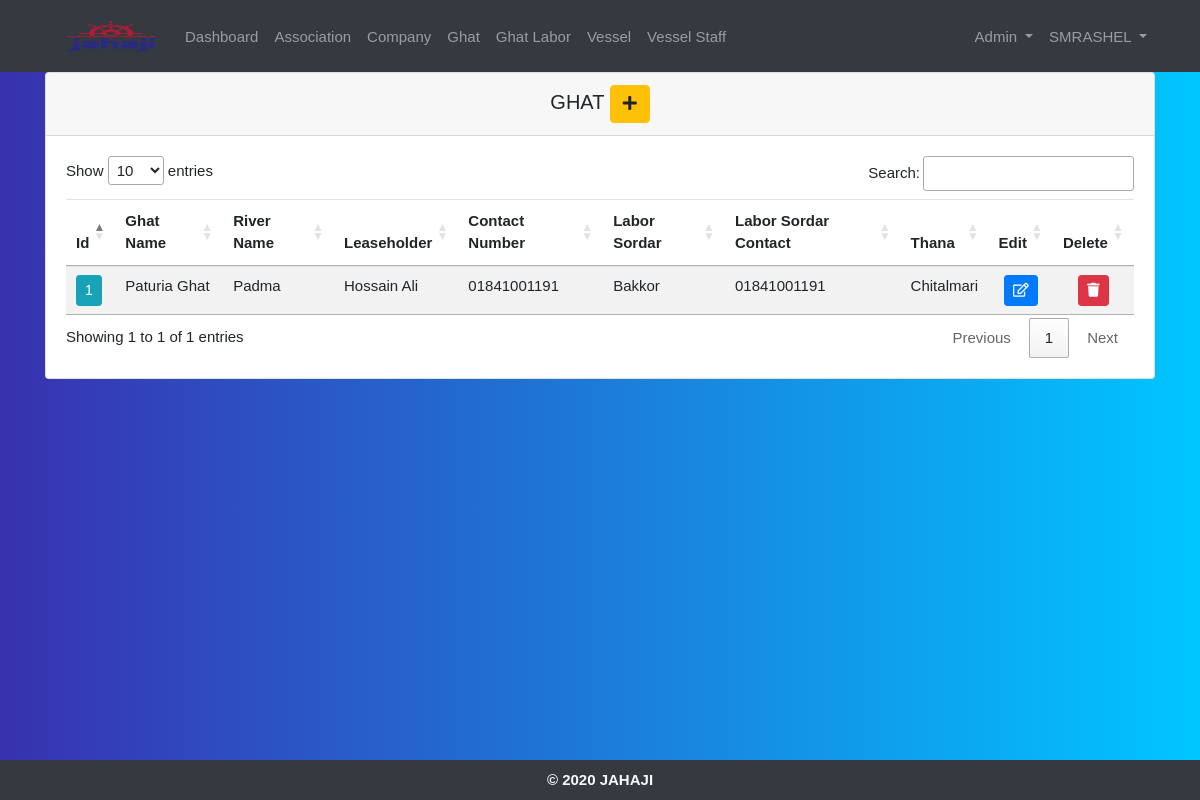
Page /ghats/ (signed in) on the committed database.
### crewdatabd/models.py (models this page shows, shortened)
class Ghat(models.Model):
    ghat_name = models.CharField('Ghat Name', max_length=200)
    leaseholder_name = models.CharField('Leaseholder Name', max_length=200)
    leaseholder_contact = models.CharField('Leaseholder Contact', unique=True, max_length=200)
    manager_name = models.CharField('Manager Name', max_length=200, null=True, blank=True)
    manager_contact = models.CharField('Manager Contact', unique=True, max_length=200, null=True, blank=True)
    labor_leader_name = models.CharField('Labor Sordar Name', max_length=200, null=True, blank=True)
    labor_leader_contact = models.CharField('Labor Sordar Contact', unique=True, max_length=200, null=True, blank=True)
    river_name = models.CharField('River Name', max_length=200, null=True, blank=True)
    ghat_address = models.CharField('Address', max_length=200, null=True, blank=True)
    district = models.ForeignKey(District, on_delete=models.CASCADE)
    thana = models.ForeignKey(Thana, on_delete=models.CASCADE)
    ghat_coordinate = models.CharField('Ghat Latitude and Longitude', max_length=200, null=True, blank=True)
    ghat_email = models.EmailField('Email', max_length=200, null=True, blank=True)
    added_by = models.ForeignKey(
        settings.AUTH_USER_MODEL,
        on_delete=models.CASCADE, null=True, blank=True, related_name='+'
    )
    added_date = models.DateTimeField('Added Date', auto_now_add=True, null=True, blank=True)
    updated_by = models.ForeignKey(
        settings.AUTH_USER_MODEL,
        on_delete=models.CASCADE, null=True, blank=True, related_name='+'
    )
    updated_date = models.DateTimeField('Updated Date', auto_now_add=False, null=True, blank=True)

class Thana(models.Model):
    district = models.ForeignKey(District, on_delete=models.CASCADE)
    thana_name = models.CharField('Thana', max_length=200)
    def __str__(self):
        return self.thana_name

### crewdatabd/decorators.py (the view)
        def wrapper_func(request, *args, **kwargs):
            group = None
            if request.user.groups.exists():
                group = request.user.groups.all()[0].name
            if group in allowed_roles:
                 return view_func(request, *args, **kwargs)
            else:
                return redirect('home')

### crewdatabd/views.py (called while the page is built)
@login_required(login_url='login')
@allowed_users(allowed_roles=['admin', 'manager', 'jahaji', 'viewer'])
def ghats(request):
    ghats = Ghat.objects.all()
    context = {'ghats': ghats}
    return render(request, 'crewdatabd/ghats.html', context)

### crewdatabd/templates/crewdatabd/ghats.html (shortened to what this page needs)
{% extends 'crewdatabd/main.html' %}
{% block content %}
        <div class="card text-black mb-3">
            <h5 class="card-header text-center">GHAT
            {% for group in user.groups.all %}
              {% if group.name == 'admin' or group.name == 'manager' or group.name == 'jahaji' %}
                <a href="{% url 'create_ghat' %}" class="btn btn-warning">
                    <i class="fas fa-plus"></i>
                </a>
              {% endif %}
            {% endfor %}
            </h5>
            <div class="card-body">
                <div align="center" style="overflow:auto">
                    <table id="ship" class="table table-striped table-hover">
                        <thead>
                            <tr>
                                <th scope="col">Id</th>
                                <th scope="col">Ghat Name</th>
                                <th scope="col">River Name</th>
                                <th scope="col">Leaseholder</th>
                                <th scope="col">Contact Number</th>
                                <th scope="col">Labor Sordar</th>
                                <th scope="col">Labor Sordar Contact</th>
                                <th scope="col">Thana</th>
                                {% for group in user.groups.all %}
                                  {% if group.name == 'admin' or group.name == 'manager' or group.name == 'jahaji' %}
                                <th scope="col">Edit</th>
                                <th scope="col">Delete</th>
                                  {% endif %}
                                {% endfor %}
                            </tr>
                        </thead>
                        <tbody>
                        {% for ghat in ghats %}
                            <tr>
                                <td>
                                    <a href="{% url 'ghat_labor' ghat.id %}" type="button" class="update-book btn btn-sm btn-info">
                                      {{ ghat.id }}
                                    </a>
                                </td>
                                <td>{{ ghat.ghat_name }}</td>
                                <td>{{ ghat.river_name }}</td>
                                <td>{{ ghat.leaseholder_name }}</td>
                                <td>{{ ghat.leaseholder_contact }}</td>
                                <td>{{ ghat.labor_leader_name }}</td>
                                <td>{{ ghat.labor_leader_contact }}</td>
                                <td>{{ ghat.thana }}</td>
                                {% for group in user.groups.all %}
                                  {% if group.name == 'admin' or group.name == 'manager' or group.name == 'jahaji' %}
                                <td class="text-center">
                                    <a href="{% url 'update_ghat' ghat.id %}" type="button" class="update-book btn btn-sm btn-primary">
                                      <i class="far fa-edit"></i>
                                    </a>
                                </td>
                                <td class="text-center">
                                    <a href="{% url 'delete_ghat' ghat.id %}" type="button" class="update-book btn btn-sm btn-danger">
                                      <i class="fas fa-trash"></i>
                                    </a>
                                </td>
                                  {% endif %}
                                {% endfor %}
                            </tr>
                        {% endfor %}
                        </tbody>
                    </table>
                </div>
            </div>
        </div>
{% endblock %}

### crewdatabd/templates/crewdatabd/navbar.html (shortened to what this page needs)
{% load static %}
<nav class="navbar navbar-expand-lg navbar-dark bg-dark">
  <div class="container">
    <div class="collapse navbar-collapse" id="navbarSupportedContent">
      <a class="nav-link" href="{% url 'home' %}">
        <img src="{% static 'images/logo.png' %}" id="logo" alt="logo"  width="100" height="40">
      </a>
      <ul class="navbar-nav mr-auto">
        <li class="nav-item">
          <a class="nav-link" href="{% url 'home' %}">Dashboard</a>
        </li>
        {% for group in user.groups.all %}
          {% if group.name == 'admin' or group.name == 'manager' or group.name == 'viewer' %}
            <li class="nav-item">
              <a class="nav-link" href="{% url 'associations' %}">Association</a>
            </li>
          {% endif %}
        {% endfor %}
        {% for group in user.groups.all %}
          {% if group.name == 'admin' or group.name == 'manager' or group.name == 'jahaji' or group.name == 'viewer' %}
            <li class="nav-item">
              <a class="nav-link" href="{% url 'companies' %}">Company</a>
            </li>
          {% endif %}
        {% endfor %}
        {% for group in user.groups.all %}
          {% if group.name == 'admin' or group.name == 'manager' or group.name == 'jahaji' or group.name == 'viewer' %}
            <li class="nav-item">
              <a class="nav-link" href="{% url 'ghats' %}">Ghat</a>
            </li>
          {% endif %}
        {% endfor %}
        {% for group in user.groups.all %}
          {% if group.name == 'admin' or group.name == 'manager' or group.name == 'ghat' or group.name == 'viewer' %}
            <li class="nav-item">
              <a class="nav-link" href="{% url 'ghat_labors' %}">Ghat Labor</a>
            </li>
          {% endif %}
        {% endfor %}
        {% for group in user.groups.all %}
          {% if group.name == 'admin' or group.name == 'manager' or group.name == 'jahaji' or group.name == 'viewer' %}
            <li class="nav-item">
              <a class="nav-link" href="{% url 'ships' %}">Vessel</a>
            </li>
          {% endif %}
        {% endfor %}
        {% for group in user.groups.all %}
          {% if group.name == 'admin' or group.name == 'manager' or group.name == 'vessel' or group.name == 'viewer' %}
            <li class="nav-item">
              <a class="nav-link" href="{% url 'seafarers' %}">Vessel Staff</a>
            </li>
          {% endif %}
        {% endfor %}
      </ul>
      <ul class="navbar-nav navbar-right">
      {% for group in user.groups.all %}
        {% if group.name == 'admin' or group.name == 'manager' %}
          <li class="nav-item dropdown">
            <a class="nav-link dropdown-toggle" href="#" id="navbarDropdown" role="button" data-toggle="dropdown" aria-haspopup="true" aria-expanded="false">
              Admin
            </a>
          </li>
        {% endif %}
      {% endfor %}
        <li class="nav-item dropdown">
          <a class="nav-link dropdown-toggle" href="#" id="navbarDropdown" role="button" data-toggle="dropdown" aria-haspopup="true" aria-expanded="false">
            {{user.username|upper}}
          </a>
        </li>
      </ul>
    </div>
  </div>
</nav>

### static/css/main.css (style rules this page uses)
html { position: relative; min-height: 100%; }
body { margin-bottom: 40px; font-family: "segoe-ui", "open-sans", tahoma, arial; font-size: 15px; }
.navbar-nav >li >a, .navbar-brand { color: #f8f9fa; padding-top: 5px !important; padding-bottom: 10px !important; height: 30px; }
.navbar { min-height: 30px !important; }

### static/css/seafarer_details.css (style rules this page uses)
body { background: -webkit-linear-gradient(left, #3931af, #00c6ff); }

### rows in the picture
Ghat: id "1", ghat_name "Paturia Ghat", river_name "Padma", leaseholder_name "Hossain Ali", leaseholder_contact "01841001191", labor_leader_name "Bakkor", labor_leader_contact "01841001191", thana "Chitalmari"

### other values in the picture
{{ user.username|upper }} "SMRASHEL"
